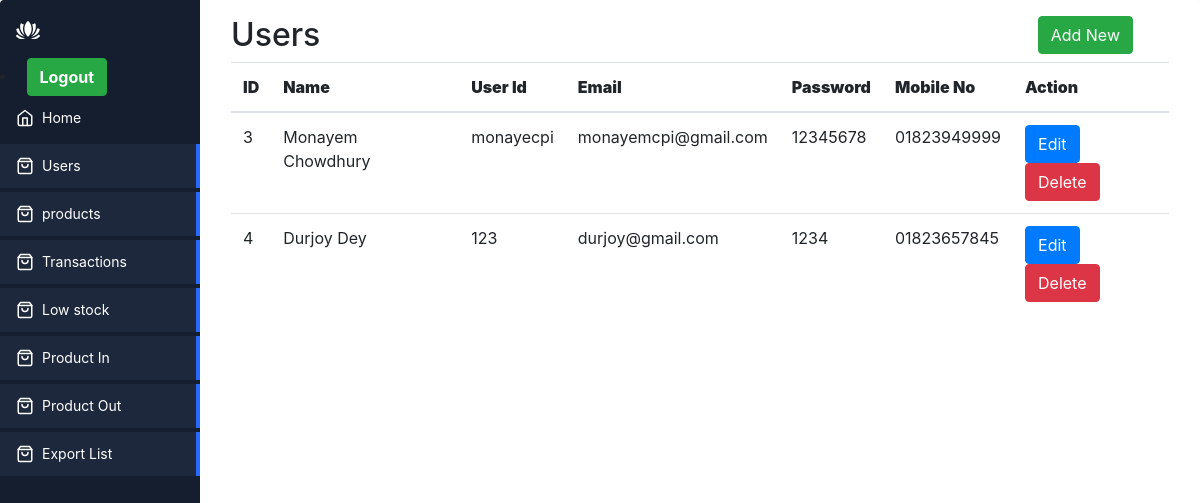
The app's page /users.php (signed in) with its own data.
### tables this page shows
CREATE TABLE `users` (
  `id` int(11) NOT NULL,
  `name` varchar(500) NOT NULL,
  `user_id` varchar(500) NOT NULL,
  `email` varchar(500) NOT NULL,
  `password` varchar(500) NOT NULL,
  `mobile_no` varchar(500) NOT NULL
);

### users.php (the view, shortened to what this page needs)
<?php
include 'include/connection.php';
include 'include/header.php';
$sql ="SELECT * FROM users" ;
$result = $db->query($sql);
if(isset( $_SESSION['id'] )):
?>
<div class="app-content">
    <div class="container">
        <div class="row">
            <div class="col-md-10">
                <h2>Users</h2>
            </div>
            <div class="col-md-2">
            <a href="registration.php" class="btn btn-success">Add New</a>
            </div>
        </div>
    </div>
    <div class="container-fluid">
        <div class="row">
            <div class="col-md-12">
                <table class="table ">
                    <thead>
                        <th><b>ID</b></th>
                        <th><b>Name</b></th>
                        <th><b>User Id</b></th>
                        <th><b>Email </b></th>
                        <th><b>Password</b></th>
                        <th><b>Mobile No</b> </th>
                        <th><b>Action</b></th>
                    </thead>
                    <tbody>
                    <?php while($row = $result->fetch_assoc()): ?>
                        <tr>
                            <td><?php echo $row['id'] ; ?></td>
                            <td><?php echo $row['name'] ; ?></td>
                            <td><?php echo $row['user_id'] ; ?></td>
                            <td><?php echo $row['email'] ; ?></td>
                            <td><?php echo $row['password'] ; ?></td>
                            <td><?php echo $row['mobile_no'] ; ?></td>
                        <td>
                            <a href="edit.php?id=<?php echo $row['id']; ?>" class="btn btn-primary">Edit</a>
                            <a href="delete.php?id=<?php echo $row['id']; ?>" class="btn btn-danger" onclick="return confirm('Are you sure you want to delete this user?')">Delete</a>
                        </td>
                        </tr>
                        <?php endwhile; ?>
                    </tbody>
                </table>
            </div>
        </div>
    </div>
</div>
<?php
else:
    header('Location:login.php');
  endif;
include 'include/footer.php';
?>

### assets/style.css (style rules this page uses)
* { box-sizing: border-box; }
:root { --app-bg: #101827; --sidebar: rgba(21, 30, 47,1); --sidebar-main-color: #fff; --table-border: #1a2131; --table-header: #1a2131; --app-content-main-color: #fff; --sidebar-link: #fff; --sidebar-active-link: #1d283c; --sidebar-hover-link: #1a2539; --action-color: #2869ff; --action-color-hover: #6291fd; --app-content-secondary-color: #1d283c; --filter-reset: #2c394f; --filter-shadow: rgba(16, 24, 39, 0.8) 0px 6px 12px -2px, rgba(0, 0, 0, 0.3) 0px 3px 7px -3px; }
body, html { margin: 0; padding: 0; height: 100%; width: 100%; }
body { overflow: hidden; font-family: "Poppins", sans-serif; background-color: var(--app-bg); -webkit-font-smoothing: antialiased; -moz-osx-font-smoothing: grayscale; }
.app-content { padding: 16px; background-color: #ffffff; height: 100%; flex: 1; max-height: 100%; display: flex; flex-direction: column; }

### records on screen
users: id "3", name "Monayem Chowdhury", user "monayecpi", email "monayemcpi@gmail.com", password "12345678", mobile_no "01823949999"
users: id "4", name "Durjoy Dey", user "123", email "durjoy@gmail.com", password "1234", mobile_no "01823657845"
